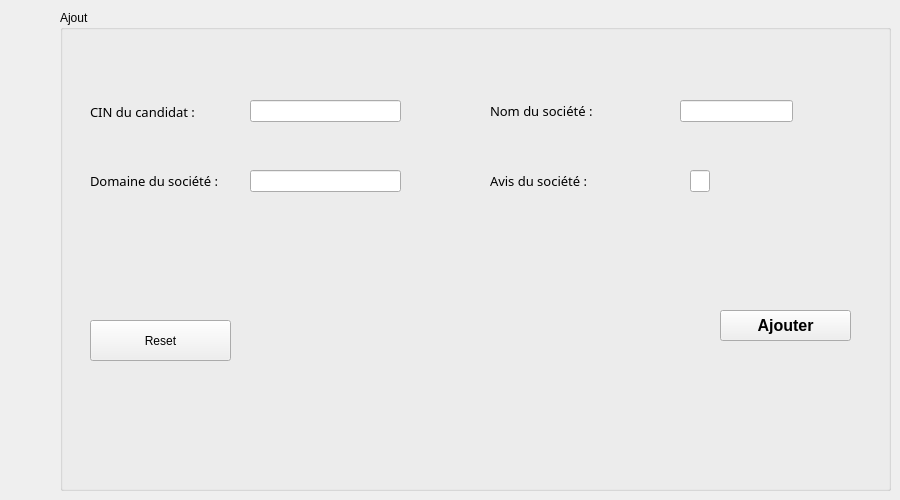
          <widget class="QWidget" name="tab_21">
           <attribute name="title">
            <string>Ajouter</string>
           </attribute>
           <widget class="QGroupBox" name="groupBox_8">
            <property name="geometry">
             <rect>
              <x>60</x>
              <y>10</y>
              <width>831</width>
              <height>481</height>
             </rect>
            </property>
            <property name="title">
             <string>Ajout</string>
            </property>
            <widget class="QLabel" name="label_7">
             <property name="geometry">
              <rect>
               <x>30</x>
               <y>90</y>
               <width>136</width>
               <height>23</height>
              </rect>
             </property>
             <property name="font">
              <font>
               <family>Segoe MDL2 Assets</family>
               <pointsize>10</pointsize>
              </font>
             </property>
             <property name="text">
              <string>CIN du candidat :</string>
             </property>
            </widget>
            <widget class="QLabel" name="label_64">
             <property name="geometry">
              <rect>
               <x>430</x>
               <y>90</y>
               <width>126</width>
               <height>21</height>
              </rect>
             </property>
             <property name="font">
              <font>
               <family>Segoe MDL2 Assets</family>
               <pointsize>10</pointsize>
              </font>
             </property>
             <property name="text">
              <string>Nom du société :</string>
             </property>
            </widget>
            <widget class="QLabel" name="label_65">
             <property name="geometry">
              <rect>
               <x>30</x>
               <y>160</y>
               <width>158</width>
               <height>21</height>
              </rect>
             </property>
             <property name="font">
              <font>
               <family>Segoe MDL2 Assets</family>
               <pointsize>10</pointsize>
              </font>
             </property>
             <property name="text">
              <string>Domaine du société :</string>
             </property>
            </widget>
            <widget class="QLabel" name="label_66">
             <property name="geometry">
              <rect>
               <x>430</x>
               <y>160</y>
               <width>121</width>
               <height>21</height>
              </rect>
             </property>
             <property name="font">
              <font>
               <family>Segoe MDL2 Assets</family>
               <pointsize>10</pointsize>
              </font>
             </property>
             <property name="text">
              <string>Avis du société :</string>
             </property>
            </widget>
            <widget class="QPushButton" name="pb_ajouter_2">
             <property name="geometry">
              <rect>
               <x>660</x>
               <y>300</y>
               <width>131</width>
               <height>31</height>
              </rect>
             </property>
             <property name="font">
              <font>
               <family>Microsoft JhengHei UI</family>
               <pointsize>12</pointsize>
               <weight>75</weight>
               <italic>false</italic>
               <bold>true</bold>
              </font>
             </property>
             <property name="text">
              <string>Ajouter</string>
             </property>
            </widget>
            <widget class="QLineEdit" name="le_cin">
             <property name="geometry">
              <rect>
               <x>190</x>
               <y>90</y>
               <width>151</width>
               <height>22</height>
              </rect>
             </property>
            </widget>
            <widget class="QLineEdit" name="le_domaine">
             <property name="geometry">
              <rect>
               <x>190</x>
               <y>160</y>
               <width>151</width>
               <height>22</height>
              </rect>
             </property>
            </widget>
            <widget class="QLineEdit" name="le_avis">
             <property name="geometry">
              <rect>
               <x>630</x>
               <y>160</y>
               <width>20</width>
               <height>22</height>
              </rect>
             </property>
            </widget>
            <widget class="QLineEdit" name="le_nom_2">
             <property name="geometry">
              <rect>
               <x>620</x>
               <y>90</y>
               <width>113</width>
               <height>22</height>
              </rect>
             </property>
            </widget>
            <widget class="QPushButton" name="pushButton_15">
             <property name="geometry">
              <rect>
               <x>30</x>
               <y>310</y>
               <width>141</width>
               <height>41</height>
              </rect>
             </property>
             <property name="text">
              <string>Reset</string>
             </property>
            </widget>
           </widget>
          </widget>
